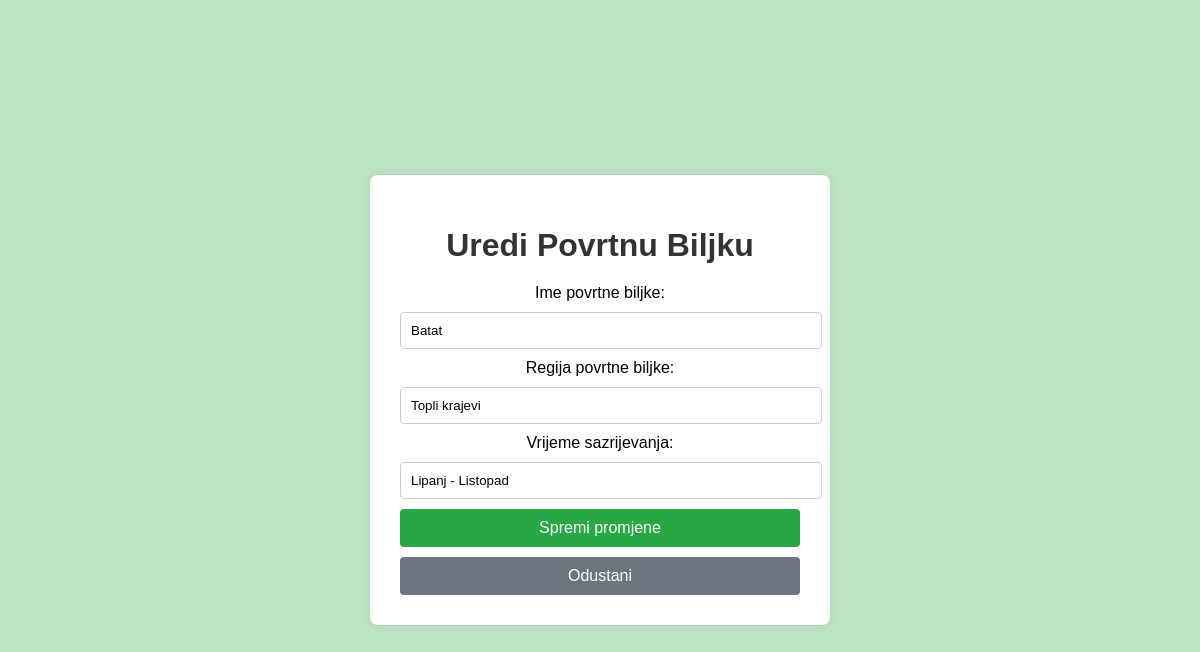
The app's page /povrtnabiljke/54/uredi/ (signed in) with its own data.
### PZWapp/models.py (models this page shows, shortened)
class PovrtnaBiljka(models.Model):
    user = models.ForeignKey(
        settings.AUTH_USER_MODEL,
        on_delete=models.CASCADE,
        related_name='povrtne_biljke',
        default=get_default_user()
    )
    ime_p = models.CharField(max_length=30)
    regijaBiljke_p = models.CharField(max_length=100)
    vrijemeSazrijevanja_p = models.CharField(max_length=50)

### PZWapp/views.py (the view)
# urls.py: path('povrtnabiljke/<int:pk>/uredi/', PovrtnaBiljkaUpdateView.as_view(), name='povrtnabiljka_update'),
class PovrtnaBiljkaUpdateView(LoginRequiredMixin, UpdateView):
    model = PovrtnaBiljka
    template_name = 'main/povrtna_biljka_form.html'
    fields = ['ime_p', 'regijaBiljke_p', 'vrijemeSazrijevanja_p']
    template_name = 'main/povrtna_biljka_update.html'
    success_url = reverse_lazy('PZWapp:povrtnabiljka_list')

### PZWapp/templates/main/povrtna_biljka_update.html (shortened to what this page needs)
<!DOCTYPE html>
<html>
<head>
    {% load static %}
    <link rel="stylesheet" type="text/css" href="{% static 'css/uredivanje.css' %}">
</head>
<body>
    <div class="container">
        <h1>Uredi Povrtnu Biljku</h1>
        <form method="post" enctype="multipart/form-data">
            <label for="{{ form.ime_p.id_for_label }}">Ime povrtne biljke:</label>
            {{ form.ime_p }}
            <label for="{{ form.regijaBiljke_p.id_for_label }}">Regija povrtne biljke:</label>
            {{ form.regijaBiljke_p }}
            <label for="{{ form.vrijemeSazrijevanja_v.id_for_label }}">Vrijeme sazrijevanja:</label>
            {{ form.vrijemeSazrijevanja_p }}
            <button type="submit">Spremi promjene</button>
            <a href="{% url 'PZWapp:povrtnabiljka_list' %}" class="cancel-btn">Odustani</a>
        </form>
    </div>
</body>
</html>

### PZWapp/static/css/uredivanje.css (style rules this page uses)
body { font-family: Arial, sans-serif; background-color: #f9f9f9; display: flex; justify-content: center; align-items: center; background-color: rgba(40, 167, 69, 0.3); height: 100vh; margin: 0; }
.container { background: #ffffff; padding: 30px; border-radius: 8px; box-shadow: 0 0 10px rgba(0, 0, 0, 0.1); text-align: center; width: 400px; }
h1 { color: #333; margin-bottom: 20px; }
form { display: flex; flex-direction: column; }
input, select, textarea { width: 100%; padding: 10px; margin: 10px 0; border: 1px solid #ccc; border-radius: 4px; }
button { background-color: #28a745; color: white; padding: 10px; border: none; border-radius: 4px; cursor: pointer; font-size: 16px; }
.cancel-btn { background-color: #6c757d; padding: 10px; display: block; text-align: center; text-decoration: none; color: white; border-radius: 4px; margin-top: 10px; }

### records on screen
PovrtnaBiljka: ime_p "Batat", regijaBiljke_p "Topli krajevi", vrijemeSazrijevanja_p "Lipanj - Listopad"
